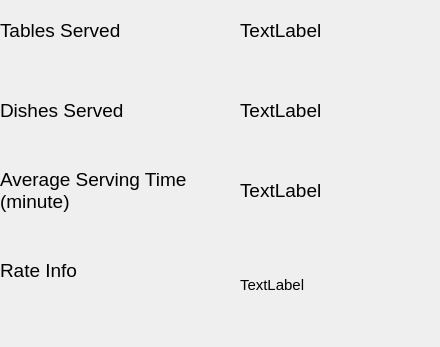
<?xml version="1.0" encoding="UTF-8"?>
<ui version="4.0">
 <class>AboutMeClerkPart</class>
 <widget class="QWidget" name="AboutMeClerkPart">
  <property name="geometry">
   <rect>
    <x>0</x>
    <y>0</y>
    <width>440</width>
    <height>347</height>
   </rect>
  </property>
  <property name="windowTitle">
   <string>Form</string>
  </property>
  <widget class="QLabel" name="label">
   <property name="geometry">
    <rect>
     <x>0</x>
     <y>0</y>
     <width>220</width>
     <height>60</height>
    </rect>
   </property>
   <property name="font">
    <font>
     <pointsize>14</pointsize>
    </font>
   </property>
   <property name="text">
    <string>Tables Served</string>
   </property>
  </widget>
  <widget class="QLabel" name="label_2">
   <property name="geometry">
    <rect>
     <x>0</x>
     <y>80</y>
     <width>220</width>
     <height>60</height>
    </rect>
   </property>
   <property name="font">
    <font>
     <pointsize>14</pointsize>
    </font>
   </property>
   <property name="text">
    <string>Dishes Served</string>
   </property>
  </widget>
  <widget class="QLabel" name="label_3">
   <property name="geometry">
    <rect>
     <x>0</x>
     <y>160</y>
     <width>220</width>
     <height>60</height>
    </rect>
   </property>
   <property name="font">
    <font>
     <pointsize>14</pointsize>
    </font>
   </property>
   <property name="text">
    <string>Average Serving Time
(minute)</string>
   </property>
  </widget>
  <widget class="QLabel" name="label_4">
   <property name="geometry">
    <rect>
     <x>0</x>
     <y>240</y>
     <width>220</width>
     <height>60</height>
    </rect>
   </property>
   <property name="font">
    <font>
     <pointsize>14</pointsize>
    </font>
   </property>
   <property name="text">
    <string>Rate Info</string>
   </property>
  </widget>
  <widget class="QLabel" name="tableNumLabel">
   <property name="geometry">
    <rect>
     <x>240</x>
     <y>0</y>
     <width>200</width>
     <height>60</height>
    </rect>
   </property>
   <property name="font">
    <font>
     <pointsize>14</pointsize>
    </font>
   </property>
   <property name="text">
    <string>TextLabel</string>
   </property>
  </widget>
  <widget class="QLabel" name="dishNumLabel">
   <property name="geometry">
    <rect>
     <x>240</x>
     <y>80</y>
     <width>200</width>
     <height>60</height>
    </rect>
   </property>
   <property name="font">
    <font>
     <pointsize>14</pointsize>
    </font>
   </property>
   <property name="text">
    <string>TextLabel</string>
   </property>
  </widget>
  <widget class="QLabel" name="timeLabel">
   <property name="geometry">
    <rect>
     <x>240</x>
     <y>160</y>
     <width>200</width>
     <height>60</height>
    </rect>
   </property>
   <property name="font">
    <font>
     <pointsize>14</pointsize>
    </font>
   </property>
   <property name="text">
    <string>TextLabel</string>
   </property>
  </widget>
  <widget class="QLabel" name="rateInfo">
   <property name="geometry">
    <rect>
     <x>240</x>
     <y>275</y>
     <width>200</width>
     <height>20</height>
    </rect>
   </property>
   <property name="font">
    <font>
     <pointsize>11</pointsize>
    </font>
   </property>
   <property name="text">
    <string>TextLabel</string>
   </property>
  </widget>
 </widget>
 <resources/>
 <connections/>
</ui>
